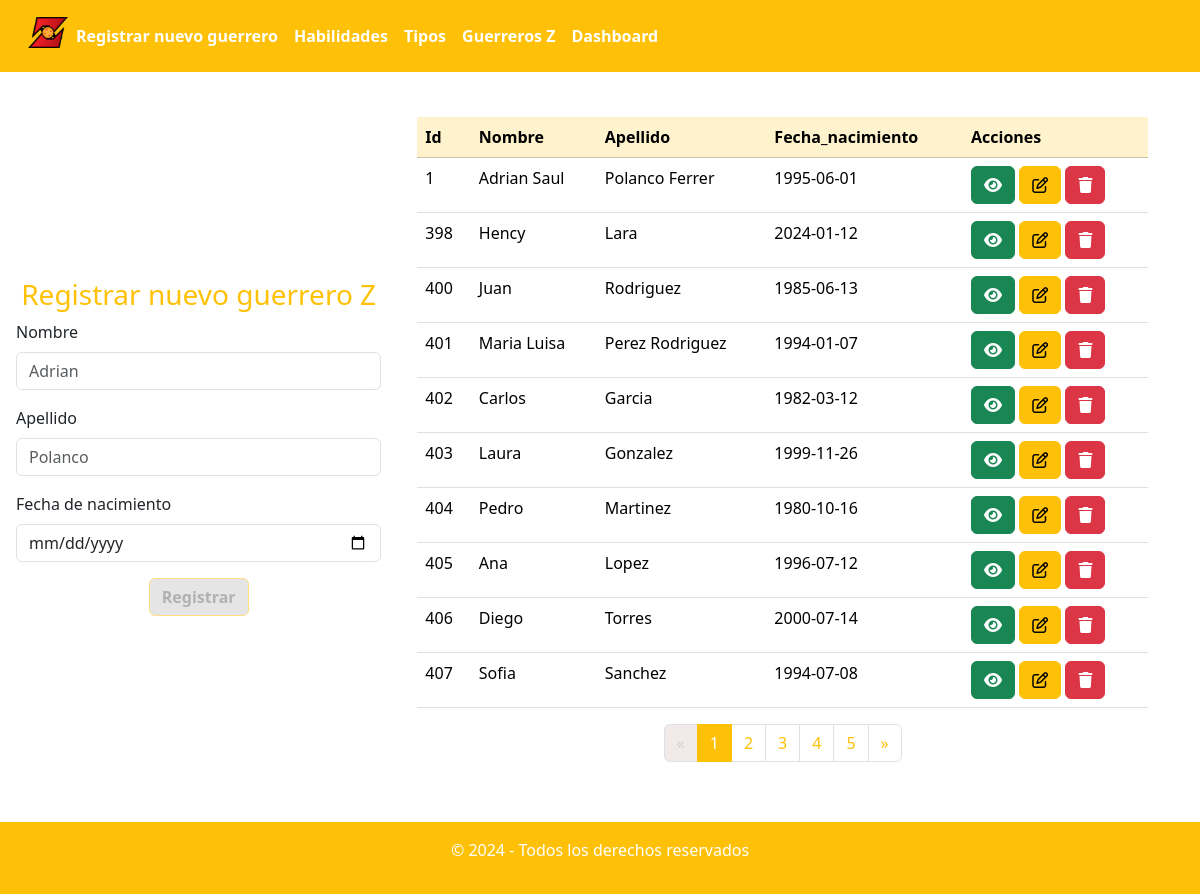
The page / on the database its author committed.
### tables this page shows
CREATE TABLE IF NOT EXISTS `warriors` (
  `id` int NOT NULL AUTO_INCREMENT,
  `nombre` varchar(70) NOT NULL,
  `apellido` varchar(200) NOT NULL,
  `fecha_nacimiento` date NOT NULL,
  PRIMARY KEY (`id`)
);

### types/form/Form.php (called while the page is built, shortened)
<?php
class Form
{
    public function __construct(FormTitle $formTitle, FormAction $formAction, array $formFields, bool $validate = true)
    {
        $this->formTitle = $formTitle;
        $this->formAction = $formAction;
        $this->validate = $validate;
    }
    public FormTitle $formTitle;
    public FormAction $formAction;
    public array $formFields;
    public bool $validate;
    private function setFormFields(array $formFields)
    {
        $this->formFields = $formFields;
    }
    public function render(string $templateRoute = 'templates/FormTemplate.php')
    {
        $formTitle = $this->formTitle;
        $formAction = $this->formAction;
        $formFields = $this->formFields;
        $validate = $this->validate;
        include $templateRoute;
    }
}

### types/form/FormAction.php (called while the page is built, shortened)
<?php
class FormAction
{
    public function __construct(string $action, string $method = "post")
    {
        $this->action = $action;
        $this->method = $method;
    }
}

### types/form/FormTitle.php (called while the page is built, shortened)
<?php
class FormTitle
{
    public function __construct(string $title, string $color)
    {
        $this->title = $title;
        $this->color = $color;
    }
}

### types/form/FormInput.php (called while the page is built, shortened)
<?php
class FormInput
{
    public function __construct(
        string $name,
        string $inputName,
        string $pattern,
        string $placeholder,
        int $minLength = 0,
        string $type = "text",
        string $selectName = "",
        array $options = [],
        ?string $value = null,
    ) {
        $this->name = $name;
        $this->inputName = $inputName;
        $this->pattern = $pattern;
        $this->placeholder = $placeholder;
        $this->minLength = $minLength;
        $this->type = $type;
        $this->value = $value;
    }
}

### types/table/Table.php (called while the page is built)
<?php
class Table
{
    public array $columns;
    public array $data;
    public int $page;
    public int $totalPages;
    public ?UpdateRoute $updateRoute;
    public string $deleteRoute;
    public string $deleteQueryParameter;
    public string $color;
    public array $names;
    public bool $showMoreInfo;
    public function __construct(
        array $columns,
        array $data,
        int $page,
        int $totalPages,
        string $deleteRoute,
        string $deleteQueryParameter,
        string $color,
        array $names = [],
        ?UpdateRoute $updateRoute = null,
        bool $showMoreInfo = false
    ) {
        $this->columns = $columns;
        $this->data = $data;
        $this->page = $page;
        $this->totalPages = $totalPages;
        $this->updateRoute = $updateRoute;
        $this->deleteRoute = $deleteRoute;
        $this->deleteQueryParameter = $deleteQueryParameter;
        $this->color = $color;
        $this->names = $names;
        $this->showMoreInfo = $showMoreInfo;
    }
    public function renderPagination(string $tableName, string $templatePaginationRoute = 'templates/PaginationTemplate.php')
    {
        $page = $this->page;
        $totalPages = $this->totalPages;
        $tableName = $tableName;
        $color = $this->color;
        include $templatePaginationRoute;
    }
    public function renderTable(string $templateTableRoute = 'templates/TableTemplate.php')
    {
        $columns = $this->columns;
        $data = $this->data;
        $updateRoute = $this->updateRoute;
        $deleteRoute = $this->deleteRoute;
        $deleteQueryParameter = $this->deleteQueryParameter;
        $page = $this->page;
        $color = $this->color;
        $names = $this->names;
        $showMoreInfo = $this->showMoreInfo;
        include $templateTableRoute;
    }
    public function render(string $templateTableRoute = 'templates/TableTemplate.php', string $templatePaginationRoute = 'templates/PaginationTemplate.php', string $tableName = "Warriors")
    {
        $this->renderTable($templateTableRoute);
        $this->renderPagination($tableName, $templatePaginationRoute);
    }
}

### data/database.php (called while the page is built, shortened)
<?php
class Database
{
    private mysqli $connection;
    public function __construct(string $host = "localhost", string $username = "root", string $password = "", string $dbname = "warriors")
    {
        $this->connection = new mysqli($host, $username, $password, $dbname);
        $this->connection->set_charset('utf8');
    }
    public function countWarriors(string $table = "warriors"): int
    {
        $sql = "SELECT COUNT(*) FROM $table";
        $result = $this->connection->query($sql);
        $row = $result->fetch_assoc();
        return (int)$row["COUNT(*)"];
    }
    public function getWarriorsByPage(int $page, string $table = "warriors"): array
    {
        $offset = ($page - 1) * 10;
        $sql = "SELECT * FROM $table ORDER BY id LIMIT 10 OFFSET ?";
        $preparedQuery = $this->connection->prepare($sql);
        $preparedQuery->bind_param("i", $offset);
        $preparedQuery->execute();
        $result = $preparedQuery->get_result();
        $data = $result->fetch_all(MYSQLI_ASSOC);
        $recordsQuantity = $this->countWarriors();
        return ["data" => $data, "totalPages" => ceil($recordsQuantity / 10)];
    }
}

### types/routes/UpdateRoute.php (called while the page is built, shortened)
<?php
class UpdateRoute
{
    function __construct(string $form, string $controller, string $queryParameter)
    {
        $this->form = $form;
        $this->queryParameter = $queryParameter;
    }
}

### templates/TableTemplate.php (the view)
<table class="table">
    <thead class="table-<?= $color ?>">
        <?php foreach ($columns as $field) : ?>
            <?php if (array_key_exists($field, $names)) : ?>
                <th scope="col"><?= ucfirst($names[$field]) ?></th>
            <?php else : ?>
                <th scope="col"><?= ucfirst($field) ?></th>
            <?php endif; ?>
        <?php endforeach; ?>
        <th scope="col">Acciones</th>
    </thead>
    <?php if (!$data) : ?>
        <tbody>
            <tr class="text-center">
                <td colspan="5">No hay guerreros registrados</td>
            </tr>
        </tbody>
    <?php else : ?>
        <tbody>
            <?php foreach ($data as $row) : ?>
                <tr>
                    <?php foreach ($columns as $field) : ?>
                        <td><?= $row[$field] ?></td>
                    <?php endforeach; ?>
                    <td>
                        <?php if ($showMoreInfo) : ?>
                            <a href="./controllers/warriors_abilities/details.php?id=<?= $row["id"] ?>&page=1" class="btn btn-small btn-success"><i class="fa-solid fa-eye"></i></a>
                        <?php endif; ?>
                        <?php if ($updateRoute) : ?>
                            <a href="<?= $updateRoute->form ?>?<?= $updateRoute->queryParameter ?>=<?= $row["id"] ?>" class="btn btn-small btn-warning"><i class="fa-regular fa-pen-to-square"></i></a>
                        <?php endif; ?>
                        <a href="<?= $deleteRoute ?>?<?= $deleteQueryParameter ?>=<?= $row["id"] ?>&page=<?= $page ?>" class="btn btn-small btn-danger"><i class="fa-solid fa-trash"></i></a>
                    </td>
                </tr>
            <?php endforeach; ?>
        </tbody>
    <?php endif; ?>
</table>

### templates/header.php (shortened to what this page needs)
<!DOCTYPE html>
<html lang="en">
<head>
    <link href="https://cdn.jsdelivr.net/npm/bootstrap@5.3.3/dist/css/bootstrap.min.css" rel="stylesheet">
</head>
<body>
    <header class="navbar navbar-expand-lg p-3 bg-warning">
        <div class="container-fluid" class="logo">
            <div class="logo">
                <a class="navbar-brand" href="/index.php"><img src="<?= $logo ?>" class="image" /></a>
            </div>
            <div class="collapse navbar-collapse" id="navbarNav">
                <ul class="navbar-nav">
                    <li class="nav-item">
                        <a class="nav-link active text-white" aria-current="page" href="<?= $main ?>"><strong>Registrar nuevo guerrero</strong></a>
                    </li>
                    <li class="nav-item">
                        <a class="nav-link text-white" href="<?= $abilities ?>"><strong>Habilidades</strong></a>
                    </li>
                    <li class="nav-item">
                        <a class="nav-link text-white" href="<?= $types ?>"><strong>Tipos</strong></a>
                    </li>
                    <li class="nav-item">
                        <a class="nav-link text-white" href="<?= $warriorsPage ?>"><strong>Guerreros Z</strong></a>
                    </li>
                    <li class="nav-item">
                        <a class="nav-link text-white" href="<?= $dashboard ?>"><strong>Dashboard</strong></a>
                    </li>
                </ul>
            </div>
        </div>
    </header>

### index.php
<?php
$main = "./index.php";
$types = "views/abilities_types.index.php";
$logo = "./assets/logo.png";
$abilities = "./views/abilities.index.php";
$dashboard = "./views/dashboard.php";
$warriorsPage = "./views/warrior_ability.index.php";
include "./templates/header.php" ?>
<main class="container-fluid row p-3 main d-flex align-items-center">
    <?php
    include "./types/form/Form.php";
    include "./types/form/FormTitle.php";
    include "./types/form/FormAction.php";
    include "./types/form/FormInput.php";
    include './types/routes/UpdateRoute.php';
    $formTitle = new FormTitle("Registrar nuevo guerrero Z", "warning");
    $formAction = new FormAction("controllers/warriors/create_warrior.php");
    $formFields = [
        new FormInput("Nombre", "warrior-name", "^[a-zA-Z\s]+$", "Adrian", 1),
        new FormInput("Apellido", "warrior-lastname", "^[a-zA-Z\s]+$", "Polanco", 2),
        new FormInput("Fecha de nacimiento", "birth-date", date("Y-m-d"), "Cumpleaños", 10, "date")
    ];
    $form = new Form($formTitle, $formAction, $formFields);
    $form->render();
    ?>
    <article class="col-8 p-4 d-flex flex-column align-items-center">
        <?php
        include './data/database.php';
        include './types/table/Table.php';
        $db = new Database();
        $page = isset($_GET['page']) ? intval($_GET['page']) : 1;
        ["data" => $data, "totalPages" => $totalPages] = $db->getWarriorsByPage(page: $page);
        $table = new Table(
            columns: ["id", "nombre", "apellido", "fecha_nacimiento"],
            data: $data,
            page: $page,
            totalPages: $totalPages,
            deleteRoute: "controllers/warriors/delete_warrior.php",
            deleteQueryParameter: "id",
            color: "warning",
            updateRoute: new UpdateRoute("controllers/warriors/get_warrior.php", "controllers/warriors/update_warrior.php", "id"),
            showMoreInfo: true
        );
        $table->render();
        ?>
    </article>
</main>
<?php include "./templates/footer.php" ?>
</body>
</html>

### templates/FormTemplate.php (shortened to what this page needs)
<form class="col-4 needs-validation" method="<?= $formAction->method ?>" action="<?= $formAction->action ?>" novalidate>
    <h3 class="text-<?= $formTitle->color ?> text-center"><?= $formTitle->title ?></h3>
    <?php foreach ($formFields as $field) : ?>
        <div class="mb-3">
            <?php if ($field->type !== 'hidden') : ?>
                <label for="<?= $field->inputName ?>" class="form-label"><?= $field->name ?></label>
            <?php endif; ?>
            <?php if ($field->type === 'date') : ?>
                <input type="<?= $field->type ?>" class="form-control" name="<?= $field->inputName ?>" required max="<?= $field->pattern ?>" <?= ($field->value !== null) ? "value='$field->value'" : "" ?>>
            <?php elseif ($field->type === "hidden") : ?>
                <input type="<?= $field->type ?>" name="<?= $field->inputName ?>" value="<?= $field->value ?>" />
            <?php else : ?>
                <input type="<?= $field->type ?>" class="form-control" name="<?= $field->inputName ?>" required pattern="<?= $field->pattern ?>" minlength="<?= $field->minLength ?>" placeholder="<?= $field->placeholder ?>" <?= ($field->value !== null) ? "value='$field->value'" : "" ?>>
            <?php endif; ?>
        </div>
    <?php endforeach; ?>
    <div class="d-flex justify-content-center">
        <button type="submit" class="btn btn-outline-<?= $formTitle->color ?> enabled" id="submitBtn" <?= ($validate ? "disabled" : "") ?>>Registrar</button>
    </div>
</form>

### templates/PaginationTemplate.php
<nav aria-label="<?= $tableName ?> pagination">
    <ul class="pagination">
        <ul class="pagination">
            <li class="page-item <?= $page <= 1 ? 'disabled' : '' ?>">
                <a class="page-link" href="?page=<?= $page - 1 ?>" aria-label="Previous">
                    <span aria-hidden="true">«</span>
                </a>
            </li>
            <?php
            $startPage = max(1, $page - 2);
            $endPage = min($totalPages, $startPage + 4);
            $startPage = max(1, $endPage - 4);
            for ($i = $startPage; $i <= $endPage; $i++) :
            ?>
                <li class="page-item <?= $color ?> <?= $page === $i ? 'active' : '' ?>">
                    <a class="page-link text-<?= $page === $i ? 'white' : $color ?>" href="?page=<?= $i ?>"><?= $i ?></a>
                </li>
            <?php endfor; ?>
            <li class="page-item <?= $page >= $totalPages ? 'disabled' : '' ?>">
                <a class="page-link" href="?page=<?= $page + 1 ?>" aria-label="Next">
                    <span aria-hidden="true">»</span>
                </a>
            </li>
        </ul>
</nav>

### templates/footer.php (shortened to what this page needs)
</body>
<footer class="bg-warning text-center p-3">
    <p class="text-white"> &copy; <?= date("Y"); ?> - Todos los derechos reservados</p>
</footer>

### templates/header.php (style rules this page uses)
#submitBtn:disabled { opacity: 0.5; cursor: not-allowed; background-color: #ccc; color: #666; }
.main { min-height: 750px; }
.btn-outline-warning.enabled { font-weight: bold; }
.page-item.warning.active .page-link { background-color: #ffc107; color: #fff; border-color: #ffc107; }
.page-item .page-link { background-color: #fff; color: #ffc107; }
.page-item.disabled .page-link { background-color: #F1EAE8; color: #D3CFCE; }
.logo { width: 40px; height: 40px; }
footer { background-color: #f4f4f4; text-align: center; padding: 10px 0; position: relative; bottom: 0; width: 100%; display: flex; flex-direction: column; min-height: 100%; flex-grow: 1; }
.image { width: 100%; }

### rows shown on the page
warriors: id "1", nombre "Adrian Saul", apellido "Polanco Ferrer", fecha_nacimiento "1995-06-01"
warriors: id "398", nombre "Hency", apellido "Lara", fecha_nacimiento "2024-01-12"
warriors: id "400", nombre "Juan", apellido "Rodriguez", fecha_nacimiento "1985-06-13"
warriors: id "401", nombre "Maria Luisa", apellido "Perez Rodriguez", fecha_nacimiento "1994-01-07"
warriors: id "402", nombre "Carlos", apellido "Garcia", fecha_nacimiento "1982-03-12"
warriors: id "403", nombre "Laura", apellido "Gonzalez", fecha_nacimiento "1999-11-26"
warriors: id "404", nombre "Pedro", apellido "Martinez", fecha_nacimiento "1980-10-16"
warriors: id "405", nombre "Ana", apellido "Lopez", fecha_nacimiento "1996-07-12"
warriors: id "406", nombre "Diego", apellido "Torres", fecha_nacimiento "2000-07-14"
warriors: id "407", nombre "Sofia", apellido "Sanchez", fecha_nacimiento "1994-07-08"

### other values the page prints
$formTitle->title "Registrar nuevo guerrero Z"
$field->name "Nombre"
$field->name "Apellido"
$field->name "Fecha de nacimiento"
$field "Id"
$field "Nombre"
$field "Apellido"
$field "Fecha_nacimiento"
